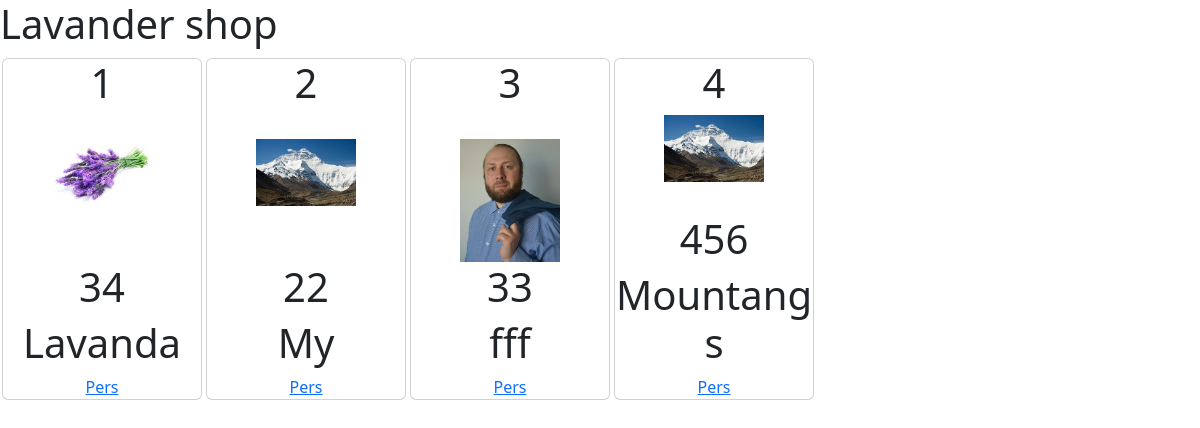
The app's page /, older data.
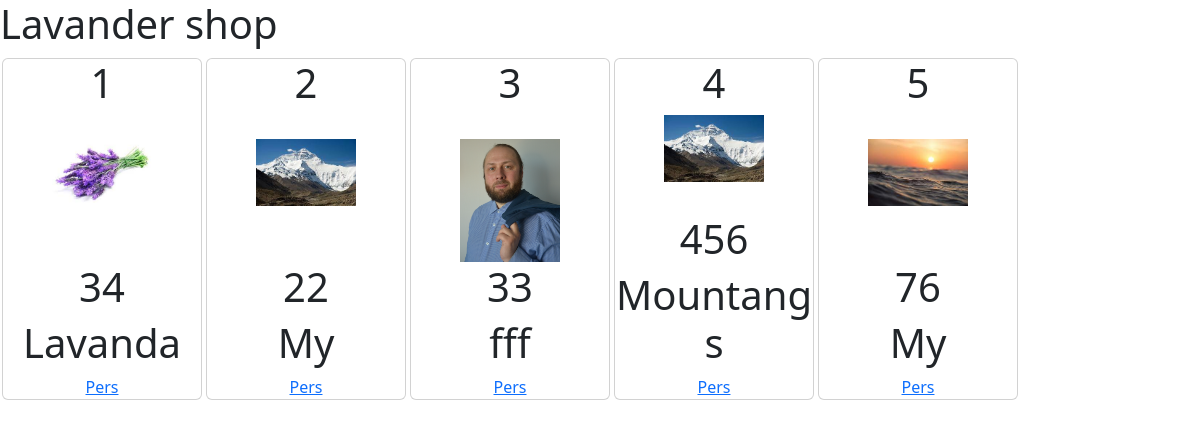
The same page, newer data.
### shared/models.py (models this page shows)
class Products(models.Model):
    product=models.CharField(max_length=30)
    photo=models.ImageField(upload_to='file/images')
    price=models.IntegerField()
    descriptions=models.CharField(max_length=150)

### shared/views.py (the view)
# urls.py: path('',views.index,name='beginen'),
def index(request):
    return render(request, 'shared/index.html',{
        'products':Products.objects.all()
    })

### shared/templates/shared/index.html (shortened to what this page needs)
{%extends 'shared/layout.html'%}
{%load static%}
{%block body%}
<h1>Lavander shop</h1>
<div class="global">
    {%for pr in products%}
    <div class="card">
        <h1>{{pr.id}}</h1>
        <div class="im">
            <img src="{{pr.photo}}">
        </div>
        <h1>{{pr.price}}</h1>
        <h1>{{pr.descriptions}}</h1>
        <div>
               <a href="{% url 'order'  pr.id%}">Pers</a>
        </div>
    </div>
    {%endfor%}
</div>
{%endblock%}

### shared/templates/shared/layout.html (shortened to what this page needs)
{%load static%}
<!DOCTYPE html>
<html lang="en">
<head>
    <link rel="stylesheet" href="{% static 'shared/style.css'%}">
    <link rel="stylesheet" href='https://cdn.jsdelivr.net/npm/bootstrap@5.2.3/dist/css/bootstrap.min.css'>
</head>
<body>
    {% block body%}
    {%endblock%}
</body>
</html>

### shared/static/shared/style.css (style rules this page uses)
.im { width: 100px; height: 100px; margin: auto; }
.im img { width: 100%; }
.card { width: 200px; height: 300px; border: 1px solid black; text-align: center; margin: 2px; }
.global { display: flex; flex-wrap: wrap; }

Row changes from the older to the newer data that the page shows:
added Products: id "5", photo (picture), price "76", descriptions "My"
